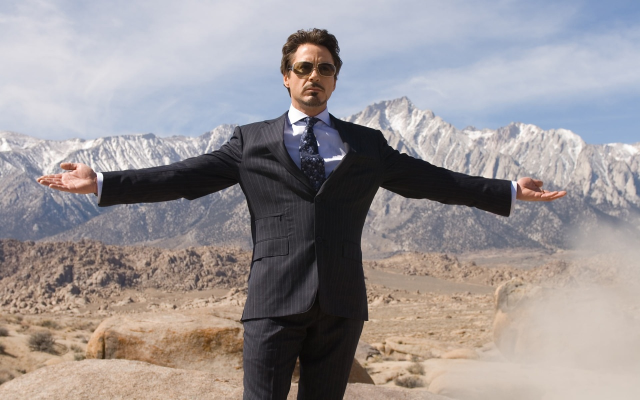
#> input picture images/chelovek1.jpg, 1280 x 800 px, given in place of risunok_1.jpg, which was not available (shown at 1/2 size)
$ python compare_two_pics_phash.py   (Python 2 division)
#> lines starting #> are read from the running program, lines starting #| are printed output that depends on the picture; pictures that were not available may be replaced by others from this repository, and a replacement may not be noted
### utils/hash_tools.py
from PIL import Image
import csv, os, time, hashlib
import config
import numpy
from scipy import fftpack
import itertools


# [6 lines left out: function convert_and_resize_image, not called in this run]

def convert(image):
    return image.convert('L')


# [56 lines left out: functions collect_pixel_diff, collect_pixel_avg, convert_to_hex, hamming_distance, similarity, not called in this run]


class Hashing:
    current_duration = ""

    # [73 lines left out: functions build_dhash, build_ahash, build_phash, build_mda5_hash, compare_pixel_by_pixel, not called in this run]

### test/compare_two_pics_phash.py
from utils.db_tools import Database
from utils.hash_tools import *
from utils import config
from PIL import Image


def test(run_times=50):
#> called with run_times = 50
    avg_duration = 0.0
    for i in range(run_times):
        hashing = Hashing()

        img1 = Image.open(config.images_dir + 'risunok_1.jpg')
#> img1 is the input picture: PIL image 1280x800 RGB; mean R, G, B 154.2, 148, 149.4
        img2 = Image.open(config.images_dir + 'risunok_2.jpg')
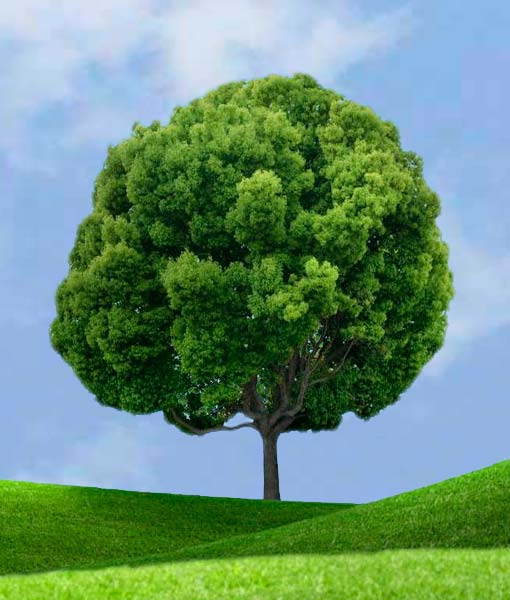
#> input picture images/derevo1.jpg, 510 x 600 px, given in place of risunok_2.jpg, which was not available
#> img2 is the input picture: PIL image 510x600 RGB; mean R, G, B 105.6, 144.3, 118.7

        hash1 = hashing.build_phash(img1)
#> in convert_and_resize_image, `return image.convert('L').resize( (x, y),`:
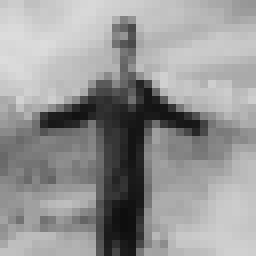
#> returned value: PIL image 32x32 L (shown 8 times larger); min 14, max 220, mean 150.1
#> in build_phash, `dct = fftpack.dct(pixels)`:
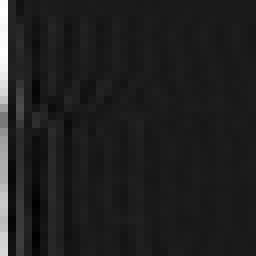
#> dct: shape (32, 32) float64 (shown 8 times larger); min -1450.7, max 12440, mean 318.4; drawn with min black and max white
#> in build_phash, `avg = dctlowfreq.mean()`: avg = 80.34
#> in build_phash, `difference = list(itertools.chain.from_iterable(diff))`: difference = 64 items, first 6: True, False, False, False, True, False
#> the loop in convert_to_hex, `for index, value in enumerate(difference):` made 64 passes
#> after the loop in convert_to_hex, `for index, value in enumerate(difference):`: hex_string = ['11', '11', '63', '63', '63', '63', '27', '27']
#> in build_phash, `h = convert_to_hex(difference)`: h = '1111636363632727'
#> hash1 = '1111636363632727'
        hash2 = hashing.build_phash(img2)
#> call 2 of convert_and_resize_image, with x = 32, y = 32
#> in convert_and_resize_image (call 2), `return image.convert('L').resize( (x, y),`:
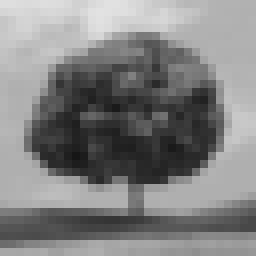
#> returned value: PIL image 32x32 L (shown 8 times larger); min 22, max 226, mean 129.8
#> in build_phash (call 2), `dct = fftpack.dct(pixels)`:
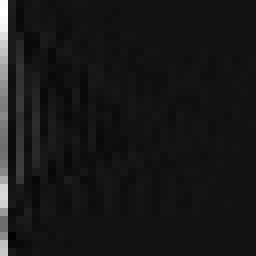
#> dct: shape (32, 32) float64 (shown 8 times larger); min -1010.7, max 13146, mean 301.2; drawn with min black and max white
#> in build_phash (call 2), `avg = dctlowfreq.mean()`: avg = 81.46
#> in build_phash (call 2), `difference = list(itertools.chain.from_iterable(diff))`: difference = 64 items, first 6: True, False, False, True, False, False
#> the loop in convert_to_hex (call 2), `for index, value in enumerate(difference):` made 64 passes
#> in build_phash (call 2), `h = convert_to_hex(difference)`: h = '0901051933b3c30b'
#> hash2 = '0901051933b3c30b'

        dist = hamming_distance(hash1, hash2)
#> dist = 13

        print "Image 1 hash: " + hash1 + "\nImage 2 hash: " + hash2 + "\nThe same?: " + str(
            similarity(dist)) + "\nHamming distance is: " + str(
            dist) + "\nDuration: " + hashing.current_duration
#| Image 1 hash: 1111636363632727
#| Image 2 hash: 0901051933b3c30b
#| The same?: Images are different
#| Hamming distance is: 13
#| Duration: 0.006

        avg_duration += float(hashing.current_duration)

    print "Average duration for " + str(run_times) + " runs is: " + str(avg_duration / run_times) + " ms"


if __name__ == "__main__":
    test()
